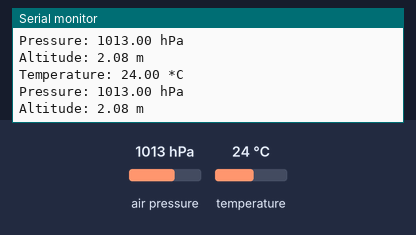
Bench run of a sketch on a simulated Arduino Uno, built with avr-gcc and run on an emulated ATmega328P. Parts: the last lines printed to the serial monitor. Inputs (shaded band) come from the test bench; at power-on: air pressure 1013 hPa, temperature 24 °C.

Above: at 1.2 s.
1.3 s: air pressure set to 952 hPa
At 2.6 s:
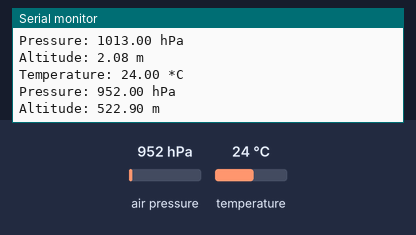
2.8 s: temperature set to 12 °C
At 3.8 s:
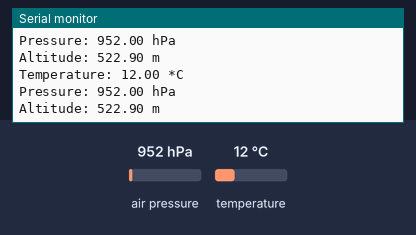
4.3 s: air pressure set to 975 hPa
At 5.9 s:
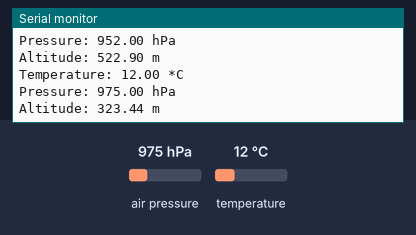
Timing chart, 0 to 7.4 s (numbered marks = the images above; inputs shaded):
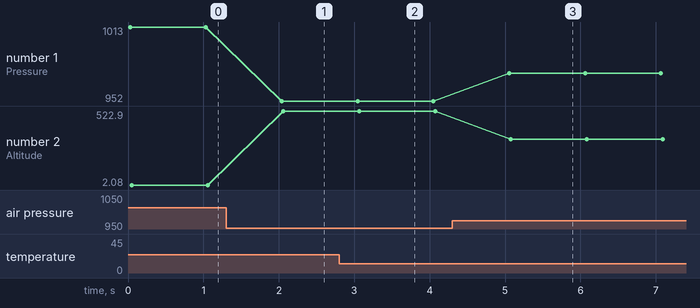

The sketch:

BMP280.ino
```cpp
#include <Wire.h>
#include <Adafruit_BMP280.h>

Adafruit_BMP280 bme;

void setup() {
  Serial.begin(9600);

  if (!bme.begin(0x76)) {
    Serial.println("Could not find a valid BMP280 sensor, check wiring!");
    while (1);
  }
}

void loop() {
  uint32_t pressureRaw = bme.readPressure();

  float temperature = bme.readTemperature();
  float pressure = bme.seaLevelForAltitude(0, pressureRaw / 100.0);
  float altitude = bme.readAltitude(1013.25);

  // Print the converted values with explicit formatting
  Serial.print("Temperature: ");
  Serial.print(temperature, 2);  // Print with 2 decimal places
  Serial.println(" *C");

  Serial.print("Pressure: ");
  Serial.print(pressure, 2);  // Print with 2 decimal places
  Serial.println(" hPa");

  Serial.print("Altitude: ");
  Serial.print(altitude, 2);  // Print with 2 decimal places
  Serial.println(" m");

  // Wait 1 second
  delay(1000);
}
```

Measured:
- after the input at 1.3 s, the serial monitor: prints a new line after 0.74 s (image 1)
- after the input at 2.8 s, the serial monitor: prints a new line after 0.22 s (image 2)
- after the input at 4.3 s, the serial monitor: prints a new line after 0.76 s (image 3)
- plotted number 1: 1013 → 952 after the input at 1.3 s, 952 → 975 after the input at 4.3 s
- plotted number 2: 2.08 → 522.9 after the input at 1.3 s, 522.9 → 323.44 after the input at 4.3 s
